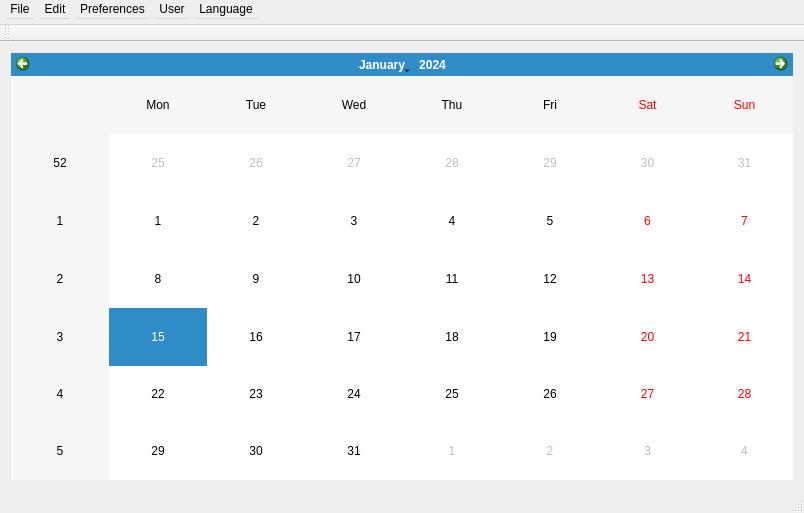
<?xml version="1.0" encoding="UTF-8"?>
<ui version="4.0">
 <class>MainWindow</class>
 <widget class="QMainWindow" name="MainWindow">
  <property name="geometry">
   <rect>
    <x>0</x>
    <y>0</y>
    <width>804</width>
    <height>513</height>
   </rect>
  </property>
  <property name="windowTitle">
   <string>MainWindow</string>
  </property>
  <widget class="QWidget" name="centralWidget">
   <layout class="QGridLayout" name="gridLayout">
    <item row="0" column="0">
     <widget class="calendar" name="calendarWidget"/>
    </item>
   </layout>
  </widget>
  <widget class="QMenuBar" name="menuBar">
   <property name="enabled">
    <bool>true</bool>
   </property>
   <property name="geometry">
    <rect>
     <x>0</x>
     <y>0</y>
     <width>804</width>
     <height>25</height>
    </rect>
   </property>
   <property name="sizePolicy">
    <sizepolicy hsizetype="MinimumExpanding" vsizetype="Preferred">
     <horstretch>0</horstretch>
     <verstretch>0</verstretch>
    </sizepolicy>
   </property>
   <property name="minimumSize">
    <size>
     <width>0</width>
     <height>25</height>
    </size>
   </property>
   <widget class="QMenu" name="menuFile">
    <property name="title">
     <string>File</string>
    </property>
    <addaction name="actionFetch_from_file"/>
    <addaction name="actionPreservation_to_file"/>
   </widget>
   <widget class="QMenu" name="menuPreferences">
    <property name="title">
     <string>Preferences</string>
    </property>
    <widget class="QMenu" name="menuFixed">
     <property name="title">
      <string>fixed</string>
     </property>
     <addaction name="actionYes"/>
     <addaction name="actionNo"/>
    </widget>
    <widget class="QMenu" name="menuDrag">
     <property name="title">
      <string>drag_file</string>
     </property>
     <addaction name="actionOn"/>
     <addaction name="actionOff"/>
    </widget>
    <widget class="QMenu" name="menuTransparency">
     <property name="title">
      <string>transparency</string>
     </property>
     <addaction name="actionno"/>
     <addaction name="actionlow"/>
     <addaction name="actionhigh"/>
    </widget>
    <addaction name="menuFixed"/>
    <addaction name="menuDrag"/>
    <addaction name="menuTransparency"/>
   </widget>
   <widget class="QMenu" name="menuEdit">
    <property name="title">
     <string>Edit</string>
    </property>
    <addaction name="actionAdd_schedule"/>
   </widget>
   <widget class="QMenu" name="menuUser">
    <property name="title">
     <string>User</string>
    </property>
    <addaction name="actionResign"/>
    <addaction name="actionLogin"/>
    <addaction name="actionLogout"/>
   </widget>
   <widget class="QMenu" name="menuLanguage">
    <property name="title">
     <string>Language</string>
    </property>
    <addaction name="actionEnglish"/>
    <addaction name="actionChinese"/>
   </widget>
   <addaction name="menuFile"/>
   <addaction name="menuEdit"/>
   <addaction name="menuPreferences"/>
   <addaction name="menuUser"/>
   <addaction name="menuLanguage"/>
  </widget>
  <widget class="QToolBar" name="mainToolBar">
   <attribute name="toolBarArea">
    <enum>TopToolBarArea</enum>
   </attribute>
   <attribute name="toolBarBreak">
    <bool>false</bool>
   </attribute>
  </widget>
  <widget class="QStatusBar" name="statusBar"/>
  <action name="actionFetch_from_file">
   <property name="text">
    <string>Fetch_from_file</string>
   </property>
  </action>
  <action name="actionPreservation_to_file">
   <property name="text">
    <string>Preservation_to_file</string>
   </property>
  </action>
  <action name="actionYes">
   <property name="text">
    <string>yes</string>
   </property>
  </action>
  <action name="actionNo">
   <property name="text">
    <string>no</string>
   </property>
  </action>
  <action name="actionOn">
   <property name="text">
    <string>on</string>
   </property>
  </action>
  <action name="actionOff">
   <property name="text">
    <string>off</string>
   </property>
  </action>
  <action name="actionAdd_schedule">
   <property name="text">
    <string>Add_schedule</string>
   </property>
  </action>
  <action name="actionResign">
   <property name="text">
    <string>Resign</string>
   </property>
  </action>
  <action name="actionLogin">
   <property name="text">
    <string>Login</string>
   </property>
  </action>
  <action name="actionLogout">
   <property name="text">
    <string>Logout</string>
   </property>
  </action>
  <action name="actionno">
   <property name="text">
    <string>no</string>
   </property>
  </action>
  <action name="actionlow">
   <property name="text">
    <string>low</string>
   </property>
  </action>
  <action name="actionhigh">
   <property name="text">
    <string>high</string>
   </property>
  </action>
  <action name="actionEnglish">
   <property name="text">
    <string>English</string>
   </property>
  </action>
  <action name="actionChinese">
   <property name="text">
    <string>Chinese</string>
   </property>
  </action>
 </widget>
 <layoutdefault spacing="6" margin="11"/>
 <customwidgets>
  <customwidget>
   <class>calendar</class>
   <extends>QCalendarWidget</extends>
   <header>calendar.h</header>
  </customwidget>
 </customwidgets>
 <resources/>
 <connections/>
</ui>
